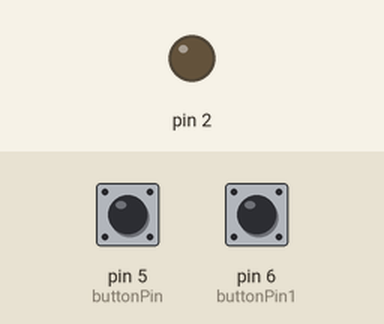
A sketch run on a simulated Arduino Uno, built with avr-gcc and run on an emulated ATmega328P. Parts: output pins drawn as LEDs (lit = HIGH). Dashed ring = blinking. Inputs (shaded band) come from the test bench; at power-on: pin 5 (buttonPin) LOW, pin 6 (buttonPin1) LOW. What the sketch prints to the serial monitor is not drawn.

Above: at 1.2 s.
1.3 s: pin 5 (buttonPin) pulled HIGH for 1 s
At 1.55 s:
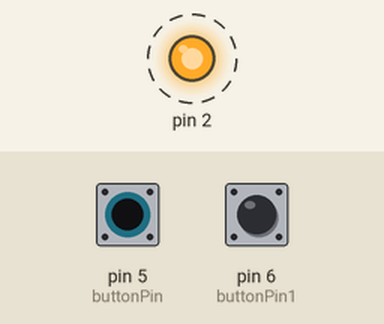
4.3 s: pin 6 (buttonPin1) pulled HIGH for 3.2 s
At 7.9 s:
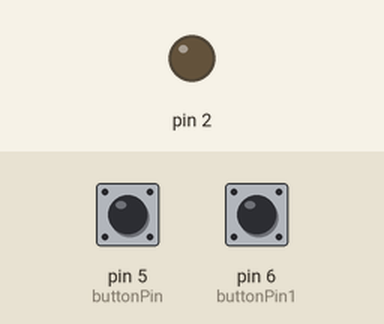
9.0 s: pin 5 (buttonPin) pulled HIGH for 3.2 s
At 9.25 s:
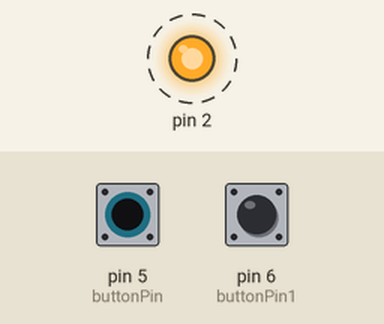
Timing chart, 0 to 13.6 s (numbered marks = the images above; inputs shaded):
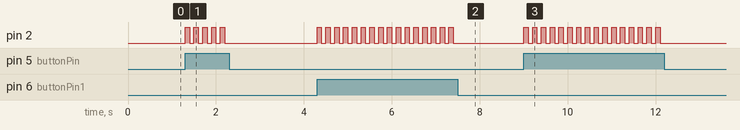

Measured:
- after the input at 1.3 s, pin 2: alternates HIGH for 0.10 s and LOW for 0.10 s, 10 changes in all, then stays LOW, starting at once
- after the input at 4.3 s, pin 2: alternates HIGH for 0.10 s and LOW for 0.10 s, 32 changes in all, then stays LOW, starting at once
- after the input at 9.0 s, pin 2: alternates HIGH for 0.10 s and LOW for 0.10 s, 32 changes in all, then stays LOW, starting at once

The sketch:

sketch_apr08a.ino
```cpp
const int buttonPin = 5;
const int buttonPin1 = 6;
char r;
void setup() {
  // put your setup code here, to run once:
  Serial.begin(115200);
  pinMode(2,OUTPUT);
  pinMode(buttonPin, INPUT);
  pinMode(buttonPin1,INPUT);
}
void loop() {
  bool yeet=0,yup=0;
  int buttonState = 0;
  int buttonState1 = 0;
  // put your main code here, to run repeatedly:

  buttonState = digitalRead(buttonPin);
  buttonState1 = digitalRead(buttonPin1);

  if(buttonState == HIGH)
  {
    r='5';
    yeet=true;
   Serial.write(r);
      digitalWrite(2,HIGH);
   delay(100);
   digitalWrite(2,LOW);
  }

  if(buttonState1 == HIGH)
  {
    yup=1;
    r='4';
   Serial.write(r);
      digitalWrite(2,HIGH);
   delay(100);
   digitalWrite(2,LOW);
  }
  if(!yeet&&!yup){
   r='0';
   Serial.write(r);

  }
  delay(100);
 }
```
